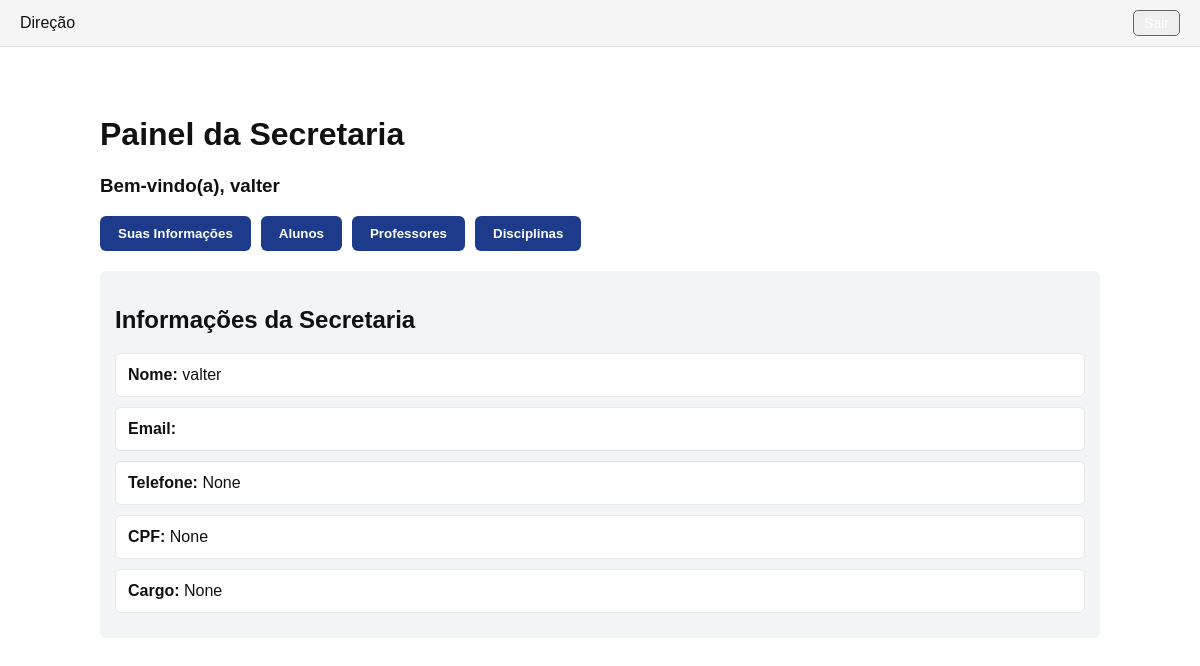
/usuarios/secretaria/ (signed in), run on the app's committed database.
### usuarios/models.py (models this page shows, shortened)
class Secretaria(models.Model):
    user = models.OneToOneField(User, on_delete=models.CASCADE)
    nome = models.CharField(max_length=100)
    email = models.EmailField()
    telefone = models.CharField(max_length=20, blank=True, null=True)
    setor = models.CharField(max_length=50, blank=True, null=True)
    observacoes = models.TextField(blank=True, null=True)
    cpf = models.CharField(max_length=14, blank=True, null=True)
    cargo = models.CharField(max_length=50, blank=True, null=True)

### usuarios/decorators.py (the view, shortened to what this page needs)
        def wrapper(request, *args, **kwargs):
            if not request.user.is_authenticated:
                return redirect("login")
            grupos_user = set(request.user.groups.values_list("name", flat=True))
            if "Direcao" in grupos_user:
                return view_func(request, *args, **kwargs)

### usuarios/context_processors.py (called while the page is built)
def grupos_do_usuario(request):
    if request.user.is_authenticated:
        grupos = request.user.groups.values_list('name', flat=True)
    else:
        grupos = []
    return {
        'is_secretaria': 'Secretaria' in grupos,
        'is_professor': 'Professor' in grupos,
        'is_aluno': 'Aluno' in grupos,
        'is_coordenacao': 'Coordenacao' in grupos,
        'is_direcao': 'Direcao' in grupos,
    }

### usuarios/views.py (called while the page is built)
def obter_secretaria_por_user(user):
    if not user.is_authenticated:
        return None
    return Secretaria.objects.filter(user=user).first()

@login_required(login_url='login')
@grupo_requerido("Secretaria")
def secretaria(request):
    sec = obter_secretaria_por_user(request.user)
    if not sec:
        sec = Secretaria.objects.create(
            user=request.user,
            nome=request.user.username,
            email=request.user.email
        )
    return render(request, "secretaria.html", {
        'secretaria': sec,
        'alunos': Aluno.objects.all(),
        'professores': Professor.objects.all(),
        'disciplinas': Disciplina.objects.all(),
    })

### usuarios/templates/secretaria.html (shortened to what this page needs)
{% extends "base.html" %}
{% load static %}
{% block content %}
<div class="painel-container">
    <h1>Painel da Secretaria</h1>
    <h3>Bem-vindo(a), {{ secretaria.nome }}</h3>
    <div class="painel-buttons">
        <button onclick="mostrar('sec-info')">Suas Informações</button>
        <button onclick="mostrar('sec-alunos')">Alunos</button>
        <button onclick="mostrar('sec-professores')">Professores</button>
        <button onclick="mostrar('sec-disciplinas')">Disciplinas</button>
    </div>
    <div id="sec-info" class="section active">
        <h2>Informações da Secretaria</h2>
        <div class="info-card"><strong>Nome:</strong> {{ secretaria.nome }}</div>
        <div class="info-card"><strong>Email:</strong> {{ secretaria.email }}</div>
        <div class="info-card"><strong>Telefone:</strong> {{ secretaria.telefone }}</div>
        <div class="info-card"><strong>CPF:</strong> {{ secretaria.cpf }}</div>
        <div class="info-card"><strong>Cargo:</strong> {{ secretaria.cargo }}</div>
    </div>
</div>
{% endblock %}

### usuarios/templates/base.html (shortened to what this page needs)
<!DOCTYPE html>
<html lang="pt-br">
<head>
</head>
<body>
    {% if user.is_authenticated and request.resolver_match.url_name != 'login_puro' %}
    <nav>
        <ul>
            {% with user.groups.all as grupos %}
                {% if grupos %}
                    {% for g in grupos %}
                        {% if g.name == "Secretaria" %}
                            <li><a href="{% url 'usuarios:secretaria' %}">Secretaria</a></li>
                        {% elif g.name == "Professor" %}
                            <li><a href="{% url 'usuarios:professor' %}">Professor</a></li>
                        {% elif g.name == "Aluno" %}
                            <li><a href="{% url 'usuarios:aluno' %}">Aluno</a></li>
                        {% elif g.name == "Coordenacao" %}
                            <li><a href="{% url 'usuarios:coordenacao' %}">Coordenação</a></li>
                        {% elif g.name == "Direcao" %}
                            <li><a href="{% url 'usuarios:direcao' %}">Direção</a></li>
                        {% endif %}
                    {% endfor %}
                {% endif %}
            {% endwith %}
            <li style="margin-left:auto;">
                <form action="{% url 'logout' %}" method="post" style="display:inline;">
                    <button class="btn" type="submit">Sair</button>
                </form>
            </li>
        </ul>
    </nav>
    {% endif %}
    <div class="container">
        {% block content %}{% endblock %}
    </div>
</body>
</html>

### usuarios/templates/base.html (style rules this page uses)
body { font-family:Arial,Helvetica,sans-serif;margin:0;color:#111;background:#fff; }
nav { background:#f5f5f5;border-bottom:1px solid #ddd;padding:10px 20px; }
nav ul { margin:0;padding:0;list-style:none;display:flex;gap:12px;align-items:center; }
nav a { color:#111;text-decoration:none; }
.container { max-width:1100px;margin:18px auto;padding:10px; }
.btn { display:inline-block;padding:6px 10px;border-radius:6px;border:1px solid #666;background:#eee;text-decoration:none;color:#000; }

### usuarios/templates/secretaria.html (style rules this page uses)
.painel-container { max-width: 1000px; margin: 0 auto; padding: 20px; }
.painel-buttons { display: flex; gap: 10px; margin-bottom: 20px; flex-wrap: wrap; }
.painel-buttons button { padding: 10px 18px; border: none; background: #1e3a8a; color: white; border-radius: 6px; cursor: pointer; font-weight: bold; }
.section { display: none; padding: 15px; background: #f3f4f6; border-radius: 6px; margin-bottom: 20px; }
.section.active { display: block; }
.info-card { background: white; padding: 12px; border-radius: 6px; border: 1px solid #e5e7eb; margin-bottom: 10px; }
.btn { padding: 4px 10px; border-radius: 5px; font-size: 14px; text-decoration: none; color: white; }

### data on the page
Secretaria: nome "valter", telefone "None", cpf "None", cargo "None"
